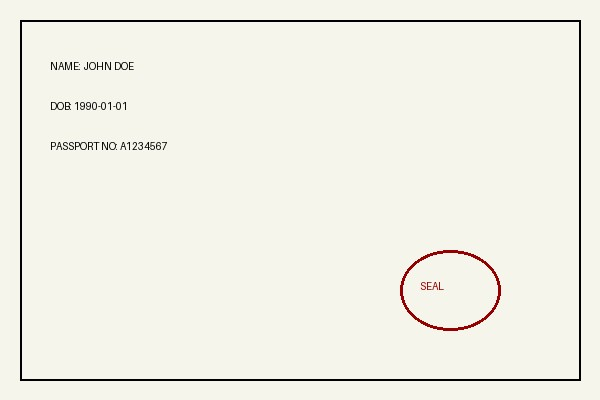
#> input picture genuine_sample.jpg, 600 x 400 px
$ python tampering_ai.py genuine_sample.jpg
#> lines starting #> are read from the running program, lines starting #| are printed output that depends on the picture; after the words box and inside, x2 and y2 are one past the last pixel; in counts of white or black regions, pixels touching at a corner belong together
"""
============================================================
 AI-BASED DOCUMENT TAMPERING DETECTION — SINGLE-FILE MODULE
============================================================
Module 3 of the Border Checkpoint Document Screening System.

Covers all four tampering use cases in one file:
  1. Photo Replacement    -> ELA + Copy-Move
  2. Text Manipulation    -> ELA + Text Consistency
  3. Stamp Forgery        -> ELA + Copy-Move
  4. Image Metadata       -> Metadata Analysis

Sections in this file (search for "# ==="):
  1. METADATA ANALYSIS
  2. ERROR LEVEL ANALYSIS (ELA)
  3. COPY-MOVE (CLONE) DETECTION
  4. TEXT / FIELD CONSISTENCY ANALYSIS
  5. AGGREGATE RISK SCORER
  6. DEMO / CLI ENTRY POINT

Usage:
    pip install -r requirements.txt   # opencv-python, numpy, Pillow, scikit-image, scipy
    python tampering_ai.py path/to/document.jpg
    python tampering_ai.py path/to/document.jpg --panel output_panel.png

Integration with the rest of the pipeline:
    from tampering_ai import assess_document
    field_boxes = ocr_module.get_field_boxes(image_path)   # from Module 1
    report = assess_document(image_path, field_boxes)
    report["risk_level"]     # "LOW" / "MEDIUM" / "HIGH"
    report["overall_score"]  # 0.0 - 1.0
    report["all_flags"]      # human-readable reasons for the officer's UI
    report["details"]        # full audit trail per sub-module, for storage
"""

import io
import sys
import json
import argparse

import cv2
import numpy as np
from PIL import Image, ImageChops
from PIL.ExifTags import TAGS
from datetime import datetime


# ============================================================
# 1. METADATA ANALYSIS
# ============================================================
# Flags documents whose EXIF/metadata suggests digital editing: software
# tags left behind by editors, missing EXIF on a photo claiming to be a
# camera/scanner capture, or timestamp mismatches between capture and
# modification. This is a *signal*, not proof — many legitimate scans
# have no EXIF, and many forgeries strip metadata deliberately. Treat it
# as one input into the aggregate score, never a standalone verdict.

SUSPICIOUS_SOFTWARE_KEYWORDS = [
    "photoshop", "gimp", "paint.net", "pixlr", "affinity photo",
    "lightroom", "snapseed", "picsart", "canva", "inkscape"
]


def extract_exif(image_path: str) -> dict:
    """Return a plain dict of EXIF tag_name -> value. Empty dict if none."""
    exif_data = {}
    try:
        img = Image.open(image_path)
        raw_exif = img.getexif()
        if not raw_exif:
            return exif_data
        for tag_id, value in raw_exif.items():
            tag_name = TAGS.get(tag_id, tag_id)
            exif_data[tag_name] = value
    except Exception:
        pass
    return exif_data


def _parse_exif_datetime(value):
    try:
        return datetime.strptime(str(value), "%Y:%m:%d %H:%M:%S")
    except Exception:
        return None


def analyze_metadata(image_path: str) -> dict:
    """
    Returns:
        {
            "score": float 0-1  (higher = more suspicious),
            "flags": [str, ...],
            "exif_present": bool,
            "software_tag": str | None
        }
    """
    exif = extract_exif(image_path)
    flags = []
    score = 0.0
    exif_present = len(exif) > 0

    # 1. Editing-software signature left in metadata
    software_tag = exif.get("Software")
    if software_tag:
        sw_lower = str(software_tag).lower()
        if any(kw in sw_lower for kw in SUSPICIOUS_SOFTWARE_KEYWORDS):
            flags.append(f"Editing software detected in metadata: '{software_tag}'")
            score += 0.5

    # 2. Timestamp inconsistency (DateTimeOriginal vs DateTime / ModifyDate)
    dt_original = _parse_exif_datetime(exif.get("DateTimeOriginal"))
    dt_modified = _parse_exif_datetime(exif.get("DateTime"))
    if dt_original and dt_modified and dt_modified > dt_original:
        delta = (dt_modified - dt_original).total_seconds()
        if delta > 60:  # more than a minute gap = re-saved after capture
            flags.append(
                f"Modify time is {int(delta)}s after original capture time — file was re-saved"
            )
            score += 0.3

    # 3. No EXIF at all — moderate flag only (scans legitimately lack EXIF,
    #    so this alone should never dominate the score)
    if not exif_present:
        flags.append("No EXIF metadata present (could be a scan, screenshot, or stripped file)")
        score += 0.1

    # 4. Missing DateTimeOriginal but has other EXIF (common in re-exported images)
    if exif_present and "DateTimeOriginal" not in exif and "DateTime" in exif:
        flags.append("Original capture timestamp missing while other EXIF is present")
        score += 0.15

    score = min(score, 1.0)
    return {
        "score": round(score, 3),
        "flags": flags,
        "exif_present": exif_present,
        "software_tag": str(software_tag) if software_tag else None,
    }


# ============================================================
# 2. ERROR LEVEL ANALYSIS (ELA)
# ============================================================
# The workhorse technique for Photo Replacement, Text Manipulation, and
# Stamp Forgery in a single pass: all three share a common fingerprint —
# a region that was pasted/edited was compressed at a *different*
# JPEG quality/generation than the rest of the document.
#
# 1. Re-save the image at a known JPEG quality (e.g. 90).
# 2. Diff the original against the resave, pixel-wise.
# 3. Untouched regions (compressed together, same generation) show a
#    low, uniform error level. Edited/pasted regions show a distinctly
#    different error level.
# 4. Amplify and threshold the difference map to get suspicious regions.
#
# Works best on JPEG; PNG/scanned docs have a weaker ELA signal, so the
# aggregate scorer leans more on copy-move + metadata in that case.

def compute_ela_image(image_path: str, quality: int = 90, scale: int = 15):
    """
    Returns:
        ela_np: np.ndarray (H, W, 3) uint8 — amplified difference map for visualization
        diff_gray: np.ndarray (H, W) float — raw per-pixel error magnitude (0-255)
    """
    original = Image.open(image_path).convert("RGB")

    buffer = io.BytesIO()
    original.save(buffer, "JPEG", quality=quality)
    buffer.seek(0)
    resaved = Image.open(buffer)

    diff = ImageChops.difference(original, resaved)
    diff_np = np.array(diff).astype(np.float32)
    diff_gray = diff_np.mean(axis=2)  # collapse channels

    max_diff = diff_np.max() if diff_np.max() > 0 else 1
    ela_amplified = (diff_np * (255.0 * scale / max_diff)).clip(0, 255).astype(np.uint8)

    return ela_amplified, diff_gray


def find_suspicious_regions(diff_gray: np.ndarray, block_size: int = 16,
                             std_multiplier: float = 2.5, min_area_ratio: float = 0.001):
    """
    Slides a block window over the ELA error map, flags blocks whose mean
    error deviates sharply from the document's overall error distribution,
    then groups them into bounding boxes.

    Returns:
        {
            "suspicious_ratio": float 0-1 (fraction of document area flagged),
            "regions": [ (x, y, w, h), ... ],
            "global_mean": float, "global_std": float
        }
    """
    h, w = diff_gray.shape
    global_mean = float(diff_gray.mean())
    global_std = float(diff_gray.std()) + 1e-6
    threshold = global_mean + std_multiplier * global_std

    mask = np.zeros_like(diff_gray, dtype=np.uint8)
    for y in range(0, h - block_size, block_size):
        for x in range(0, w - block_size, block_size):
            block = diff_gray[y:y + block_size, x:x + block_size]
            if block.mean() > threshold:
                mask[y:y + block_size, x:x + block_size] = 255

    kernel = cv2.getStructuringElement(cv2.MORPH_RECT, (block_size, block_size))
    mask_closed = cv2.morphologyEx(mask, cv2.MORPH_CLOSE, kernel)

    contours, _ = cv2.findContours(mask_closed, cv2.RETR_EXTERNAL, cv2.CHAIN_APPROX_SIMPLE)
    regions = []
    total_area = h * w
    flagged_area = 0
    min_area = min_area_ratio * total_area

    for c in contours:
        area = cv2.contourArea(c)
        if area >= min_area:
            x, y, bw, bh = cv2.boundingRect(c)
            regions.append((x, y, bw, bh))
            flagged_area += bw * bh

    return {
        "suspicious_ratio": round(flagged_area / total_area, 4),
        "regions": regions,
        "global_mean": round(global_mean, 3),
        "global_std": round(global_std, 3),
    }


def analyze_ela(image_path: str) -> dict:
    """Full ELA pipeline -> tampering score."""
    _, diff_gray = compute_ela_image(image_path)
    result = find_suspicious_regions(diff_gray)

    flags = []
    ratio = result["suspicious_ratio"]
    n_regions = len(result["regions"])

    if n_regions == 0:
        score = 0.0
    else:
        score = min(1.0, ratio * 8 + min(n_regions, 5) * 0.08)
        flags.append(
            f"{n_regions} region(s) show abnormal JPEG error levels "
            f"covering {ratio*100:.2f}% of the document"
        )

    return {
        "score": round(score, 3),
        "suspicious_ratio": ratio,
        "regions": result["regions"],
        "flags": flags,
    }


# [4 lines left out: function save_ela_heatmap, not called in this run]


# ============================================================
# 3. COPY-MOVE (CLONE) DETECTION
# ============================================================
# Catches a region of the SAME image copied and pasted elsewhere in the
# SAME image — a duplicated stamp/seal, cloned background texture over
# an erased date/number, or a copied signature loop.
#
# Approach: ORB keypoint detection + self-matching. A cluster of strong
# self-matches at a consistent, nontrivial spatial offset is a strong
# tamper signal. This is a fast, dependency-light CPU baseline — swap for
# a trained copy-move CNN (e.g. BusterNet) once you have labeled data.

def detect_copy_move(image_path: str, match_ratio: float = 0.75,
                      min_distance_px: int = 40, min_matches: int = 8) -> dict:
    """
    Returns:
        {
            "score": float 0-1,
            "match_count": int,
            "flags": [str],
            "matched_points": [ ((x1,y1), (x2,y2)), ... ]
        }
    """
    img = cv2.imread(image_path, cv2.IMREAD_GRAYSCALE)
    if img is None:
        return {"score": 0.0, "match_count": 0, "flags": ["Could not read image"], "matched_points": []}

    orb = cv2.ORB_create(nfeatures=3000)
    keypoints, descriptors = orb.detectAndCompute(img, None)

    if descriptors is None or len(keypoints) < 10:
        return {"score": 0.0, "match_count": 0, "flags": ["Not enough features to analyze"], "matched_points": []}

    bf = cv2.BFMatcher(cv2.NORM_HAMMING)
    matches = bf.knnMatch(descriptors, descriptors, k=3)

    good_pairs = []
    for m_list in matches:
        for m in m_list[1:]:  # m_list[0] is always the point matched to itself
            if m.distance < match_ratio * 64:  # empirical Hamming threshold for ORB
                p1 = keypoints[m.queryIdx].pt
                p2 = keypoints[m.trainIdx].pt
                dist = np.hypot(p1[0] - p2[0], p1[1] - p2[1])
                if dist > min_distance_px:
                    good_pairs.append((p1, p2))

    seen = set()
    unique_pairs = []
    for p1, p2 in good_pairs:
        key = tuple(sorted([tuple(np.round(p1, 0)), tuple(np.round(p2, 0))]))
        if key not in seen:
            seen.add(key)
            unique_pairs.append((p1, p2))

    match_count = len(unique_pairs)
    flags = []
    score = 0.0

    if match_count >= min_matches:
        offsets = np.array([(p2[0] - p1[0], p2[1] - p1[1]) for p1, p2 in unique_pairs])
        offset_std = np.std(offsets, axis=0).mean()

        if offset_std < 25:  # consistent translation -> strong signal
            flags.append(
                f"{match_count} self-similar regions found with a consistent spatial "
                f"offset — indicates a cloned/pasted region (e.g. duplicated stamp or texture)"
            )
            score = min(1.0, 0.4 + match_count * 0.03)
        else:
            flags.append(
                f"{match_count} repeated patterns found but with inconsistent offsets — "
                f"likely natural repeating texture (e.g. patterned background), lower confidence"
            )
            score = min(0.4, match_count * 0.01)

    return {
        "score": round(score, 3),
        "match_count": match_count,
        "flags": flags,
        "matched_points": [((float(p1[0]), float(p1[1])), (float(p2[0]), float(p2[1])))
                            for p1, p2 in unique_pairs[:50]],
    }


# ============================================================
# 4. TEXT / FIELD CONSISTENCY ANALYSIS
# ============================================================
# Catches Text Manipulation — altered DOB, passport numbers, names,
# expiry dates — by checking whether OCR-located text fields are
# visually consistent with the rest of the document: baseline
# alignment, stroke-width/font consistency, and edge "halo"
# discontinuities typical of "erase and retype" edits.
#
# Expects `field_boxes` from Module 1 (OCR): a list of dicts like
# {"field": "date_of_birth", "box": (x, y, w, h)}.

# [77 lines left out: functions _stroke_width_variance, _edge_halo_score, analyze_text_field, not called in this run]


# ============================================================
# 5. AGGREGATE RISK SCORER
# ============================================================
# Combines all sub-signals into one explainable risk score. Weighted
# sum, NOT a black-box classifier — every number in the output traces
# back to a specific, nameable signal, which matters for a tool where an
# officer needs to justify a decision. Once real labeled data (genuine
# vs. tampered document pairs) is available, swap the weighted sum for a
# small logistic regression / gradient-boosted model trained on these
# same four sub-scores as features — the sub-score functions above don't
# need to change at all.

WEIGHTS = {
    "ela": 0.35,
    "copy_move": 0.30,
    "metadata": 0.15,
    "text_consistency": 0.20,
}

RISK_BANDS = [
    (0.0, 0.25, "LOW"),
    (0.25, 0.55, "MEDIUM"),
    (0.55, 1.01, "HIGH"),
]


def _band_for(score: float) -> str:
    for lo, hi, label in RISK_BANDS:
        if lo <= score < hi:
            return label
    return "HIGH"


def assess_document(image_path: str, field_boxes: list = None) -> dict:
    """
    Runs all tampering sub-checks and returns a single aggregate report.

    Args:
        image_path: path to the document image
        field_boxes: optional OCR field boxes (from Module 1) for text
                     consistency checking. If omitted, that signal is
                     skipped and its weight is redistributed.

    Returns:
        {
            "overall_score": float 0-1,
            "risk_level": "LOW" | "MEDIUM" | "HIGH",
            "sub_scores": {...},
            "weights_used": {...},
            "all_flags": [str, ...],
            "details": {...}   # raw sub-module outputs for the audit trail
        }
    """
    ela_result = analyze_ela(image_path)
    copy_move_result = detect_copy_move(image_path)
    metadata_result = analyze_metadata(image_path)

    weights = dict(WEIGHTS)
    text_result = None
    if field_boxes:
        text_result = analyze_text_field(image_path, field_boxes)
    else:
        dropped = weights.pop("text_consistency")
        total_remaining = sum(weights.values())
        for k in weights:
            weights[k] += dropped * (weights[k] / total_remaining)

    sub_scores = {
        "ela": ela_result["score"],
        "copy_move": copy_move_result["score"],
        "metadata": metadata_result["score"],
    }
    if text_result:
        sub_scores["text_consistency"] = text_result["score"]

    overall = sum(sub_scores[k] * weights[k] for k in sub_scores)
    overall = round(min(overall, 1.0), 3)

    all_flags = []
    all_flags.extend(ela_result["flags"])
    all_flags.extend(copy_move_result["flags"])
    all_flags.extend(metadata_result["flags"])
    if text_result:
        all_flags.extend(text_result["flags"])

    return {
        "overall_score": overall,
        "risk_level": _band_for(overall),
        "sub_scores": sub_scores,
        "weights_used": weights,
        "all_flags": all_flags,
        "details": {
            "ela": ela_result,
            "copy_move": copy_move_result,
            "metadata": metadata_result,
            "text_consistency": text_result,
        },
    }


# ============================================================
# 6. DEMO / CLI ENTRY POINT
# ============================================================
# Run this file directly to get a risk report printed to the console,
# and optionally a side-by-side visualization panel (original / ELA
# heatmap / copy-move overlay) for a presentation slide.

# [29 lines left out: function build_demo_panel, not called in this run]


def main():
    parser = argparse.ArgumentParser(description="Document tampering risk assessment")
    parser.add_argument("image_path", help="Path to the document image")
    parser.add_argument("--panel", help="Optional path to save a visual demo panel (PNG)")
    args = parser.parse_args()

    report = assess_document(args.image_path)
#> in compute_ela_image, original is the input picture: PIL image 600x400 RGB; mean R, G, B 240.2, 239.7, 230
#> in compute_ela_image, `diff_np = np.array(diff).astype(np.float32)`:
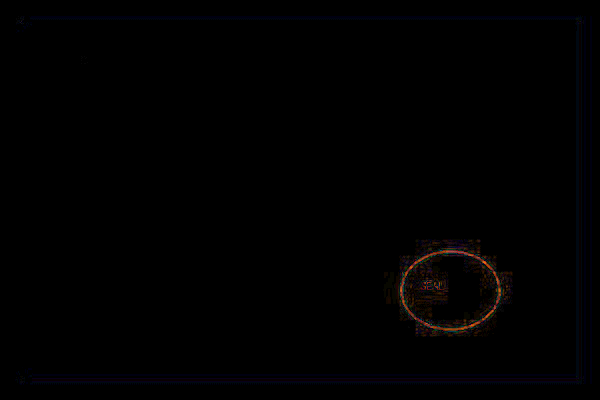
#> diff_np: shape (400, 600, 3) float32; mean R, G, B 0.1, 0.1, 0.1; drawn with min black and max white
#> in compute_ela_image, `max_diff = diff_np.max() if diff_np.max() > 0 else 1`: max_diff = 29
#> in compute_ela_image, `ela_amplified = (diff_np * (255.0 * scale / max_diff)).clip(0, 255).as..`:
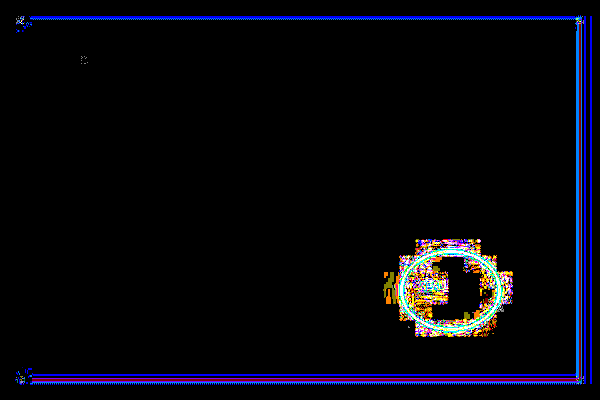
#> ela_amplified: shape (400, 600, 3); mean R, G, B 6.9, 6.5, 12.6
#> in find_suspicious_regions, `global_mean = float(diff_gray.mean())`: global_mean = 0.103
#> in find_suspicious_regions, `global_std = float(diff_gray.std()) + 1e-6`: global_std = 0.593
#> in find_suspicious_regions, `threshold = global_mean + std_multiplier * global_std`: threshold = 1.59
#> after the loop in find_suspicious_regions, `for y in range(0, h - block_size, block_size):`:
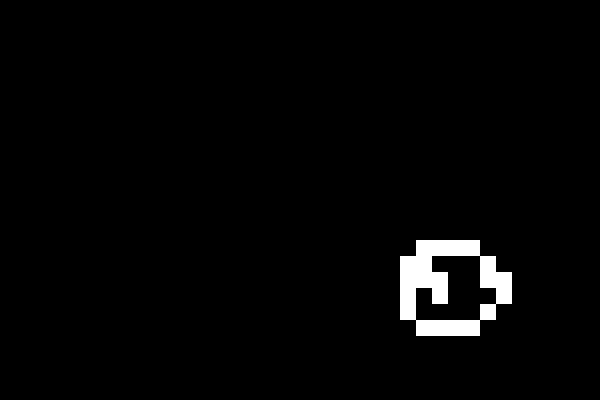
#> mask: shape (400, 600); 2.2% white; 1 white region, box (x1, y1, x2, y2) and area: (400, 240, 512, 336) 5376
#> in find_suspicious_regions, `mask_closed = cv2.morphologyEx(mask, cv2.MORPH_CLOSE, kernel)`:
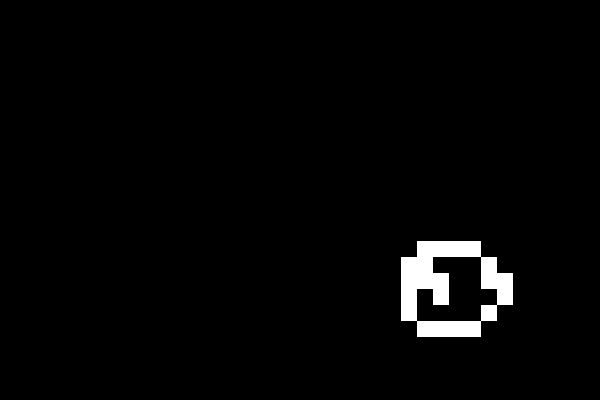
#> mask_closed: shape (400, 600); 2.2% white; 1 white region
#> in find_suspicious_regions, `contours, _ = cv2.findContours(mask_closed, cv2.RETR_EXTERNAL, cv2.CHA..`: contours = 1 contour; box (x1, y1, x2, y2) and area: (401, 241, 513, 337) 8500
#> the loop in find_suspicious_regions, `for c in contours:` made 1 pass
#> (area, x, y, bw, bh, flagged_area) on pass 1: (8500, 401, 241, 112, 96, 10752)
#> after the loop in find_suspicious_regions, `for c in contours:`: flagged_area = 10752; regions = [(401, 241, 112, 96)]
#> in analyze_ela, `result = find_suspicious_regions(diff_gray)`: result = {'suspicious_ratio': 0.0448, 'regions': [(401, 241, 112, 96)], 'global_mean': 0.103, 'global_std': 0.593}
#> in analyze_ela, `ratio = result["suspicious_ratio"]`: ratio = 0.0448
#> in analyze_ela, `n_regions = len(result["regions"])`: n_regions = 1
#> in analyze_ela, `score = min(1.0, ratio * 8 + min(n_regions, 5) * 0.08)`: score = 0.438
#> in assess_document, `ela_result = analyze_ela(image_path)`: ela_result = 4 items
#> in detect_copy_move, `keypoints, descriptors = orb.detectAndCompute(img, None)`: keypoints = 830 keypoints; strongest (x, y, size): (92, 144, 31), (65, 104, 31), (75, 144, 31), (88, 144, 31)
#> in detect_copy_move, `matches = bf.knnMatch(descriptors, descriptors, k=3)`: matches = 830 matches
#> after the loop in detect_copy_move, `for m_list in matches:`: good_pairs = 904 items
#> the loop in detect_copy_move, `for p1, p2 in good_pairs:` made 904 passes
#> (p2, key) on passes 1 to 3: ((118.1, 109.4), ((56, 62), (118, 109))), ((158.4, 148.8), ((56, 62), (158, 149))), ((151.2, 149.8), ((61, 62), (151, 150)))
#> after the loop in detect_copy_move, `for p1, p2 in good_pairs:`: seen = 654 items
#> in detect_copy_move, `match_count = len(unique_pairs)`: match_count = 654
#> in detect_copy_move, `offsets = np.array([(p2[0] - p1[0], p2[1] - p1[1]) for p1, p2 in uniqu..`: offsets = 654 pairs, first value -405.2 to 388.2, second value -225.6 to 259.5
#> in detect_copy_move, `offset_std = np.std(offsets, axis=0).mean()`: offset_std = 99.53
#> in detect_copy_move, `score = min(0.4, match_count * 0.01)`: score = 0.4
#> in assess_document, `copy_move_result = detect_copy_move(image_path)`: copy_move_result = 4 items
#> in assess_document, `sub_scores = { "ela": ela_result["score"], "copy_move": copy_move_resu..`: sub_scores = {'ela': 0.438, 'copy_move': 0.4, 'metadata': 0.1}
#> in assess_document, `overall = sum(sub_scores[k] * weights[k] for k in sub_scores)`: overall = 0.36
#> report = 6 items
    print(json.dumps({k: v for k, v in report.items() if k != "details"}, indent=2))
#> (printed output is left out)

    if args.panel:
        build_demo_panel(args.image_path, args.panel)
        print(f"\nDemo panel saved to {args.panel}")


if __name__ == "__main__":
    main()
